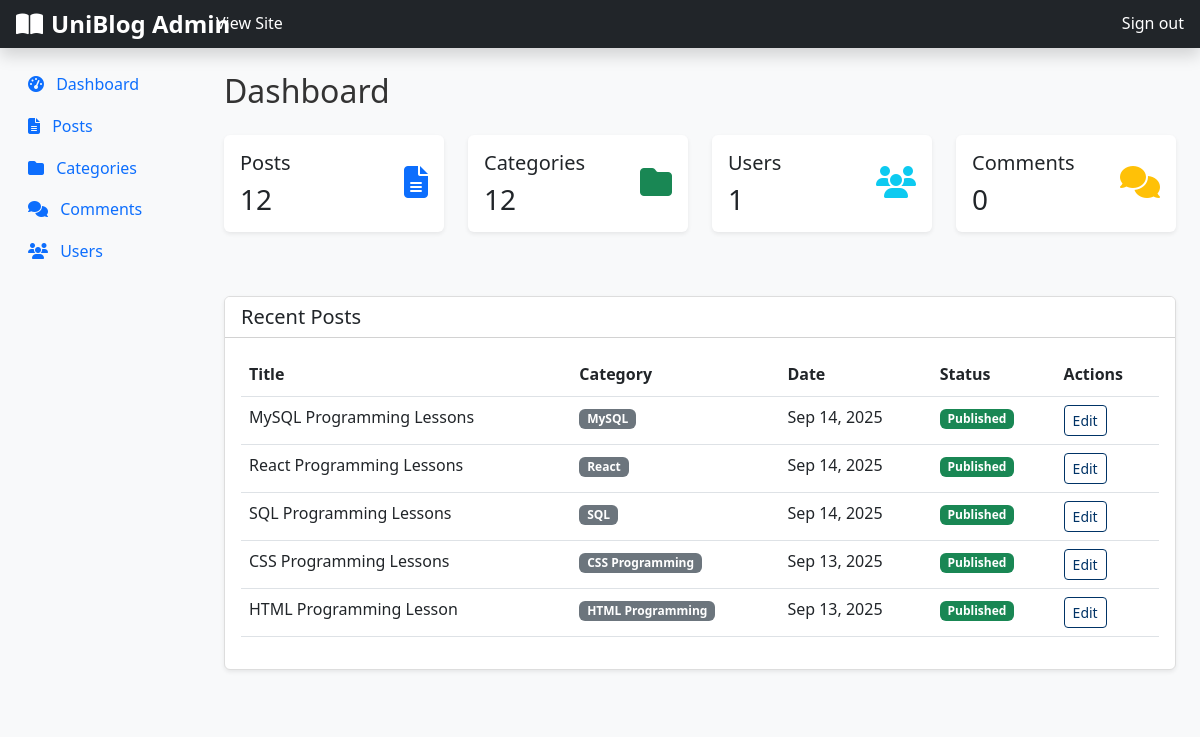
Page /admin/dashboard.php (signed in) on the committed database.
### tables this page shows
CREATE TABLE `posts` (
  `id` int(11) NOT NULL,
  `title` varchar(255) NOT NULL,
  `content` longtext NOT NULL,
  `excerpt` text DEFAULT NULL,
  `featured_image` varchar(255) DEFAULT NULL,
  `category_id` int(11) DEFAULT NULL,
  `author_id` int(11) DEFAULT NULL,
  `status` enum('published','draft') NOT NULL DEFAULT 'draft',
  `created_at` timestamp NOT NULL DEFAULT current_timestamp(),
  `updated_at` timestamp NOT NULL DEFAULT current_timestamp() ON UPDATE current_timestamp()
);

CREATE TABLE `categories` (
  `id` int(11) NOT NULL,
  `name` varchar(100) NOT NULL,
  `description` text DEFAULT NULL,
  `created_at` timestamp NOT NULL DEFAULT current_timestamp()
);

### admin/dashboard.php (the view, shortened to what this page needs)
<?php
require_once '../config/db.php';
include 'includes/header.php';
include 'includes/sidebar.php';
$posts_count = $pdo->query("SELECT COUNT(*) as count FROM posts")->fetch()['count'];
$categories_count = $pdo->query("SELECT COUNT(*) as count FROM categories")->fetch()['count'];
$users_count = $pdo->query("SELECT COUNT(*) as count FROM users")->fetch()['count'];
$comments_count = $pdo->query("SELECT COUNT(*) as count FROM comments")->fetch()['count'];
$recent_posts = $pdo->query("SELECT p.*, c.name as category_name
                             FROM posts p
                             LEFT JOIN categories c ON p.category_id = c.id
                             ORDER BY p.created_at DESC
                             LIMIT 5")->fetchAll(PDO::FETCH_ASSOC);
?>
<main class="col-md-9 ms-sm-auto col-lg-10 px-md-4 py-4">
    <h1 class="h2">Dashboard</h1>
    <div class="row my-4">
        <div class="col-12 col-md-6 col-lg-3 mb-4">
            <div class="card border-0 shadow-sm">
                <div class="card-body">
                    <div class="row align-items-center">
                        <div class="col-8">
                            <h5 class="card-title">Posts</h5>
                            <p class="card-text h3"><?php echo $posts_count; ?></p>
                        </div>
                        <div class="col-4 text-end">
                            <i class="fas fa-file-alt fa-2x text-primary"></i>
                        </div>
                    </div>
                </div>
            </div>
        </div>
        <div class="col-12 col-md-6 col-lg-3 mb-4">
            <div class="card border-0 shadow-sm">
                <div class="card-body">
                    <div class="row align-items-center">
                        <div class="col-8">
                            <h5 class="card-title">Categories</h5>
                            <p class="card-text h3"><?php echo $categories_count; ?></p>
                        </div>
                        <div class="col-4 text-end">
                            <i class="fas fa-folder fa-2x text-success"></i>
                        </div>
                    </div>
                </div>
            </div>
        </div>
        <div class="col-12 col-md-6 col-lg-3 mb-4">
            <div class="card border-0 shadow-sm">
                <div class="card-body">
                    <div class="row align-items-center">
                        <div class="col-8">
                            <h5 class="card-title">Users</h5>
                            <p class="card-text h3"><?php echo $users_count; ?></p>
                        </div>
                        <div class="col-4 text-end">
                            <i class="fas fa-users fa-2x text-info"></i>
                        </div>
                    </div>
                </div>
            </div>
        </div>
        <div class="col-12 col-md-6 col-lg-3 mb-4">
            <div class="card border-0 shadow-sm">
                <div class="card-body">
                    <div class="row align-items-center">
                        <div class="col-8">
                            <h5 class="card-title">Comments</h5>
                            <p class="card-text h3"><?php echo $comments_count; ?></p>
                        </div>
                        <div class="col-4 text-end">
                            <i class="fas fa-comments fa-2x text-warning"></i>
                        </div>
                    </div>
                </div>
            </div>
        </div>
    </div>
    <div class="card shadow-sm">
        <div class="card-header bg-white">
            <h5 class="mb-0">Recent Posts</h5>
        </div>
        <div class="card-body">
            <?php if (count($recent_posts) > 0): ?>
            <div class="table-responsive">
                <table class="table table-hover">
                    <thead>
                        <tr>
                            <th>Title</th>
                            <th>Category</th>
                            <th>Date</th>
                            <th>Status</th>
                            <th>Actions</th>
                        </tr>
                    </thead>
                    <tbody>
                        <?php foreach ($recent_posts as $post): ?>
                        <tr>
                            <td><?php echo $post['title']; ?></td>
                            <td><span class="badge bg-secondary"><?php echo $post['category_name']; ?></span></td>
                            <td><?php echo date('M j, Y', strtotime($post['created_at'])); ?></td>
                            <td>
                                <span class="badge bg-<?php echo ($post['status'] == 'published') ? 'success' : 'warning'; ?>">
                                    <?php echo ucfirst($post['status']); ?>
                                </span>
                            </td>
                            <td>
                                <a href="posts.php?action=edit&id=<?php echo $post['id']; ?>" class="btn btn-sm btn-outline-primary">Edit</a>
                            </td>
                        </tr>
                        <?php endforeach; ?>
                    </tbody>
                </table>
            </div>
            <?php else: ?>
            <p class="text-muted">No posts found.</p>
            <?php endif; ?>
        </div>
    </div>
</main>
<?php include 'includes/footer.php'; ?>

### assets/css/style.css (style rules this page uses)
:root { --primary-blue: #003366; --secondary-green: #006400; --accent-gold: #FFD700; --light-bg: #f8f9fa; }
body { font-family: 'Segoe UI', Tahoma, Geneva, Verdana, sans-serif; line-height: 1.6; color: #333; background-color: var(--light-bg); }
.card { border: 1px solid #ddd; margin-bottom: 1rem; }
.btn-outline-primary { color: var(--primary-blue); border-color: var(--primary-blue); }

### rows in the picture
posts: title "MySQL Programming Lessons", category.name "MySQL", created_at "Sep 14, 2025", status "Published"
posts: title "React Programming Lessons", category.name "React", created_at "Sep 14, 2025", status "Published"
posts: title "SQL Programming Lessons", category.name "SQL", created_at "Sep 14, 2025", status "Published"
posts: title "CSS Programming Lessons", category.name "CSS Programming", created_at "Sep 13, 2025", status "Published"
posts: title "HTML Programming Lesson", category.name "HTML Programming", created_at "Sep 13, 2025", status "Published"

### other values in the picture
SITE_NAME "UniBlog"
$posts_count "12"
$categories_count "12"
$users_count "1"
$comments_count "0"
